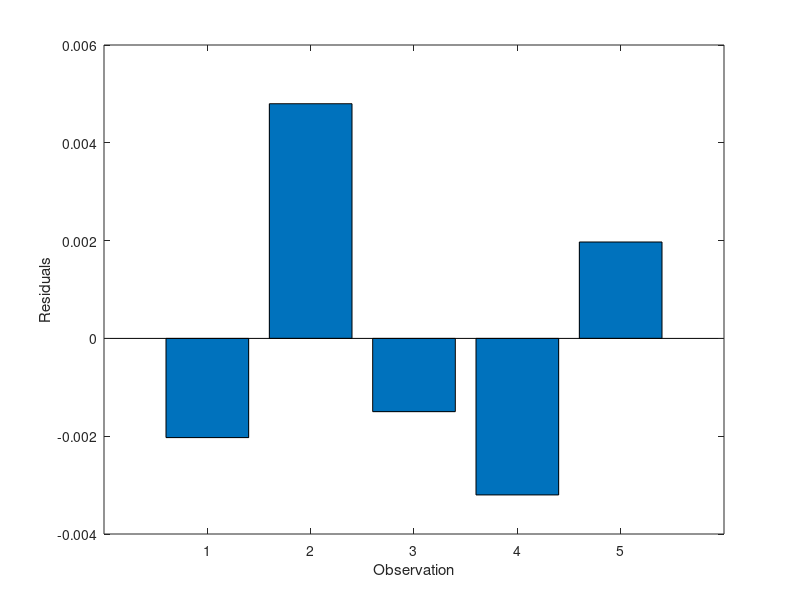

Reproduce this figure in MATLAB.
%--------------------------------------------------------------------------
%   
%   ADJUSTMENT CALCULATION I
%   Author         : Arghadeep Mazumder
%   Task           : 4
%  
%--------------------------------------------------------------------------
clc;
clear all;
close all;
%--------------------------------------------------------------------------
%   Observations and initial values for unknowns
%--------------------------------------------------------------------------
%Vector of Observations
L = [0.673; -2.080; -2.200; 2.088; -0.669];
x=[-3; -1; 0; 1; 3];
%Initial values for unknowns
a_0=3.5;
b_0=2;
X_0 =[a_0 ; b_0];
%Number of observations
no_n = length(L);
%Number of unknowns
no_u = length(X_0);
%Redundancy
r = no_n-no_u;
%--------------------------------------------------------------------------
%  stochastic model
%--------------------------------------------------------------------------
 %VC Matrix of the observations
S_LL =eye(no_n);
%Theoretical standard deviations
 sigma_0 =1;
%Cofactor matrix of the observations
 Q_LL =1/sigma_0^2*S_LL;
%Weight matrix
P =eye(no_n);
%--------------------------------------------------------------------------
%  Adjustment
%--------------------------------------------------------------------------
%break-off conditions
epsilon = 10^-5;
delta = 10^-14;
max_x_hat =Inf;
max_Phi= Inf;
%Number of iterations
iteration=0;
%Iteration
while max_x_hat>epsilon || max_Phi > delta
  %Vector of reduced observations
    L_0=b_0*sqrt(1-x.^2/a_0^2);
    %  L_0 = b_0*sqrt(1-(x.^2/a_0^2))
    l =abs(L)-L_0;
    %Designmatrix
    A= [b_0*x.^2/a_0^3.*(1-(x/a_0).^2).^-0.5 (1-(x/a_0).^2).^0.5];
    %Normal matrix
    N =A'*P*A;
    %Vector of absolute values
    n =A'*P*l;
    %Inversion of normal matrix / Cofactor matrix of the unknowns
    Q_xx =inv(N);
    %Solution of normal equation
    x_hat =Q_xx*n;
    %Adjusted unknowns
    X_hat =X_0+x_hat;
    %Update
    a_0 =X_hat(1);
    b_0 =X_hat(2);
    X_0 =X_hat;
%   Check 1
    max_x_hat =max(abs(x_hat));
    %Vector of residuals
    v =A*x_hat-l;
    %Vector of adjusted observations
    L_hat =abs(L)+v;
    %Check 2
    Phi=b_0*(1-x.^2/a_0^2).^0.5;
    max_Phi =max(abs(L_hat-Phi));
    %Update number of iterations
    iteration=iteration+1;
end
Unknown=X_hat
 %Empirical reference standard deviation
s_0 = sqrt(v'*P*v/r);
%VC matrix of adjusted unknowns
Qxx_hat = inv(N);
S_XX_hat = s_0^2 * Qxx_hat;
%Standard deviation of the adjusted unknows
Standard_Deviation = sqrt(diag(S_XX_hat))
%Cofactor matrix of adjusted observations
Q_LL_hat = A *Qxx_hat *A';
%VC matrix of adjusted observations
S_LL_hat =s_0^2 * Q_LL_hat;
%Standard deviation of the adjusted observations
s_L_hat = sqrt(diag(S_LL_hat,0));
%Cofactor matrix of the residuals
Q_vv = Q_LL - Q_LL_hat;
%VC matrix of residuals
S_vv = sigma_0^2 * Q_vv;
%Standard deviation of the residuals
s_v = diag(S_vv,0);
bar(v)
xlabel('Observation')
ylabel('Residuals')






    
